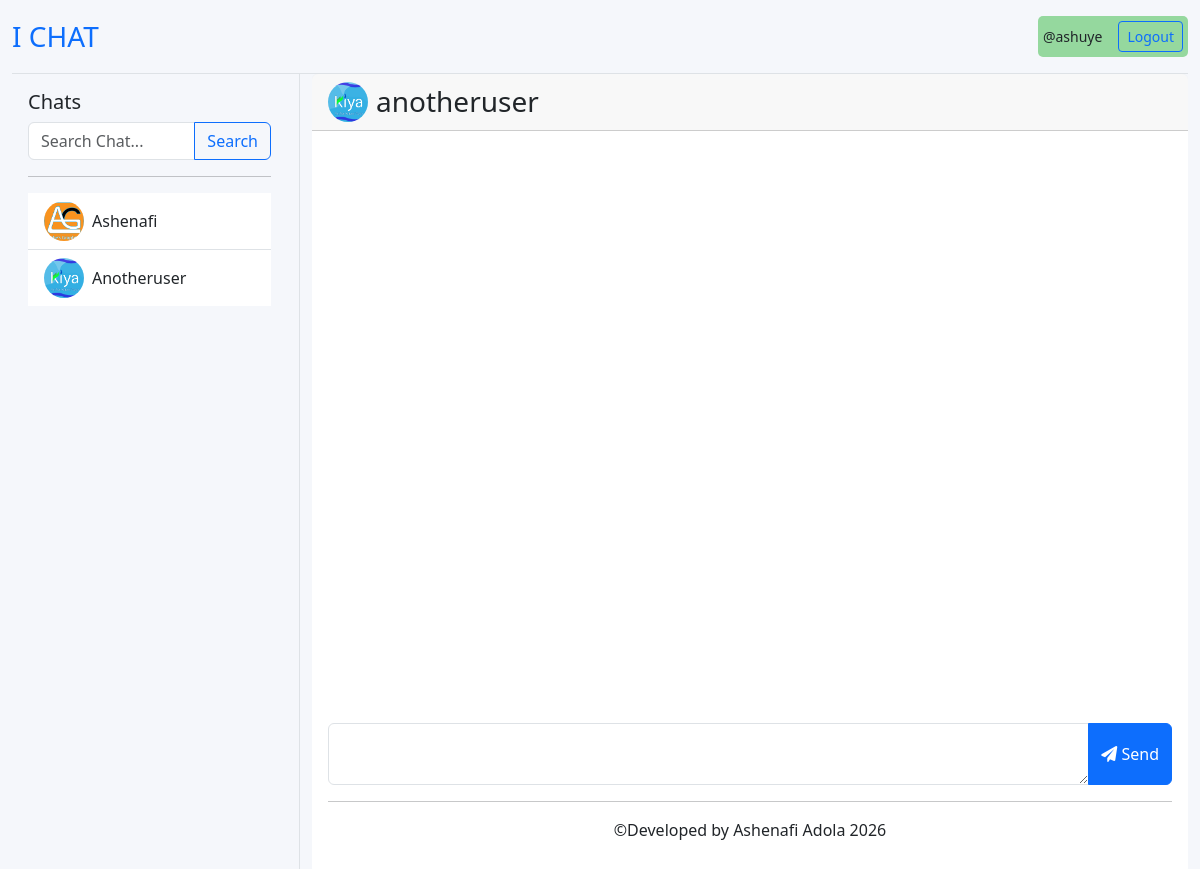
Page /chat/3/ (signed in) on the committed database.
### chat/models.py (models this page shows, shortened)
class CustomUser(AbstractUser):
    profile = models.ImageField(upload_to='profiles/', blank=True, null=True)
    USERNAME_FIELD = 'username'

### chat/views.py (the view)
# urls.py: path('chat/<int:pk>/', views.chatPage, name='chat'),
@login_required(login_url='login')
def chatPage(request, pk):
    user = CustomUser.objects.get(id=pk)
    messages = Message.objects.all()
    form = MessageForm()
    users = CustomUser.objects.all()
    context = {
        'friend':user,
        'messages':messages,
        'form':form,
        'users':users
    }
    return render(request, 'chat/chatroom.html', context)

### chat/forms.py
class MessageForm(ModelForm):
    class Meta:
        model = Message
        fields = ['body']
        widgets = {
            'body': Textarea(attrs={
                'class': 'form-control',
                'rows': 2,
                'name': 'message',
                'style': "width: 100%",
                'data-custom': 'some-value',
                'placeholder': "Type message here..."
            }),
        }

### chat/templates/chat/chatroom.html (shortened to what this page needs)
{% extends 'chat/home.html' %}
{% load static %}
{% block chat %}
<div class="card h-100 border-0 d-flex flex-column">
    <div class="card-header">
        <div class="d-flex align-items-center">
            <a href="" class="text-decoration-none">
                <img src="{{ friend.profile.url }}" alt="profile" style="width: 40px; height: 40px; border-radius: 50%; object-fit: cover;" class="me-2">
            </a>
            <h3 class="card-title mb-0">{{ friend.username }}</h3>
        </div>
    </div>
    <div class="card-body d-flex flex-column p-3 overflow-hidden" style="min-height: 0; flex: 1 1 0;">
        <div class="flex-grow-1 overflow-auto" id="messages" style="min-height: 0; scrollbar-width: none;">
        </div>
        <form method="post" id="form" class="mt-3">
            <div class="input-group">
                <textarea name="message" id="textInput" class="form-control"></textarea>
                <button type="submit" class="btn btn-primary" id="send-btn"><i class="fas fa-paper-plane"></i> Send</button>
            </div>
        </form>
        <hr>
        <div>
            <p style="text-align: center;">©Developed by Ashenafi Adola 2026</p>
        </div>
    </div>
</div>
{% endblock %}

### chat/templates/chat/home.html (shortened to what this page needs)
{% extends 'chat/base.html' %}
{% block content %}
<div class="container-fluid vh-100">
    <div class="row h-100">
        <div class="col-md-4 col-lg-3 border-end d-none d-md-flex flex-column" id="sidebar-desktop">
            <div class="p-3 flex-grow-1 overflow-auto">
               <h3 class="h5">Chats</h3>
                <form action="" method="get" class="mb-3">
                    <div class="input-group">
                        <input type="search" name="p" placeholder="Search Chat..." class="form-control">
                        <button type="submit" class="btn btn-outline-primary">Search</button>
                    </div>
                </form>
                <hr>
                <div class="list-group list-group-flush">
                    {% for user in users %}
                        {% if user != request.user %}
                            <a href="{% url 'chat' user.id %}" class="list-group-item list-group-item-action d-flex align-items-center">
                                <img src="{{ user.profile.url }}" alt="profile" style="width: 40px; height: 40px; border-radius: 50%; object-fit: cover;" class="me-2">
                                {{ user.username.capitalize }}
                            </a>
                        {% endif %}
                    {% endfor %}
                </div>
            </div>
        </div>
        <div class="col-md-8 col-lg-9 d-flex flex-column">
            <div class="flex-grow-1 d-flex flex-column">
                {% block chat %}{% endblock %}
            </div>
        </div>
    </div>
</div>
{% endblock %}

### chat/templates/chat/base.html (shortened to what this page needs)
<!DOCTYPE html>
<html lang="en">
<head>
    <link href="https://cdn.jsdelivr.net/npm/bootstrap@5.3.0/dist/css/bootstrap.min.css" rel="stylesheet">
    <link rel="stylesheet" href="https://cdnjs.cloudflare.com/ajax/libs/font-awesome/6.0.0/css/all.min.css">
</head>
<body class="d-flex flex-column min-vh-100">
    <div class="container-fluid flex-grow-1 d-flex flex-column">
        <header class="d-flex justify-content-between align-items-center py-3 border-bottom">
            <h1 class="h3 mb-0"><a href="{% url 'home' %}" class="text-decoration-none">I CHAT</a></h1>
            {% if request.user.is_authenticated %}
                <div class="d-flex align-items-center" style="background-color: rgb(149, 216, 158); padding: 5px; border-radius: 5px;">
                    <small class="me-3">@{{request.user.username}}</small>
                    <a href="{% url 'logout' %}" class="btn btn-outline-primary btn-sm">Logout</a>
                </div>
            {% endif %}
        </header>
    </div>
    {% block content %}
    {% endblock %}
</body>
</html>

### chat/templates/chat/base.html (style rules this page uses)
body { height: 90%; background-color: #f5f7fb; }

### rows in the picture
CustomUser: user.username "ashuye"
CustomUser: profile (picture), username "Ashenafi"
CustomUser: profile (picture), username "Anotheruser", username "anotheruser"
